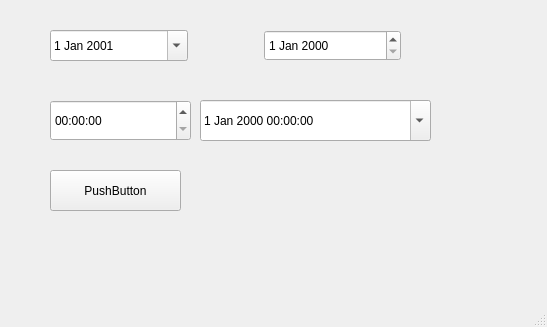
<?xml version="1.0" encoding="UTF-8"?>
<ui version="4.0">
 <class>MainWindow</class>
 <widget class="QMainWindow" name="MainWindow">
  <property name="geometry">
   <rect>
    <x>0</x>
    <y>0</y>
    <width>547</width>
    <height>327</height>
   </rect>
  </property>
  <property name="windowTitle">
   <string>MainWindow</string>
  </property>
  <widget class="QWidget" name="centralwidget">
   <widget class="QTimeEdit" name="timeEdit">
    <property name="geometry">
     <rect>
      <x>50</x>
      <y>100</y>
      <width>141</width>
      <height>41</height>
     </rect>
    </property>
    <property name="calendarPopup">
     <bool>true</bool>
    </property>
   </widget>
   <widget class="QDateTimeEdit" name="dateTimeEdit">
    <property name="geometry">
     <rect>
      <x>200</x>
      <y>100</y>
      <width>231</width>
      <height>41</height>
     </rect>
    </property>
    <property name="calendarPopup">
     <bool>true</bool>
    </property>
   </widget>
   <widget class="QPushButton" name="btnCalculate">
    <property name="geometry">
     <rect>
      <x>50</x>
      <y>170</y>
      <width>131</width>
      <height>41</height>
     </rect>
    </property>
    <property name="text">
     <string>PushButton</string>
    </property>
   </widget>
   <widget class="QWidget" name="">
    <property name="geometry">
     <rect>
      <x>50</x>
      <y>30</y>
      <width>351</width>
      <height>31</height>
     </rect>
    </property>
    <layout class="QHBoxLayout" name="horizontalLayout">
     <item>
      <widget class="QDateEdit" name="dateStart">
       <property name="sizePolicy">
        <sizepolicy hsizetype="Minimum" vsizetype="Preferred">
         <horstretch>0</horstretch>
         <verstretch>0</verstretch>
        </sizepolicy>
       </property>
       <property name="calendarPopup">
        <bool>true</bool>
       </property>
       <property name="date">
        <date>
         <year>2001</year>
         <month>1</month>
         <day>1</day>
        </date>
       </property>
      </widget>
     </item>
     <item>
      <spacer name="horizontalSpacer">
       <property name="orientation">
        <enum>Qt::Horizontal</enum>
       </property>
       <property name="sizeType">
        <enum>QSizePolicy::Fixed</enum>
       </property>
       <property name="sizeHint" stdset="0">
        <size>
         <width>70</width>
         <height>20</height>
        </size>
       </property>
      </spacer>
     </item>
     <item>
      <widget class="QDateEdit" name="dateEnd">
       <property name="sizePolicy">
        <sizepolicy hsizetype="Minimum" vsizetype="Preferred">
         <horstretch>0</horstretch>
         <verstretch>0</verstretch>
        </sizepolicy>
       </property>
      </widget>
     </item>
    </layout>
   </widget>
  </widget>
  <widget class="QMenuBar" name="menubar">
   <property name="geometry">
    <rect>
     <x>0</x>
     <y>0</y>
     <width>547</width>
     <height>18</height>
    </rect>
   </property>
  </widget>
  <widget class="QStatusBar" name="statusbar"/>
 </widget>
 <resources/>
 <connections/>
</ui>
